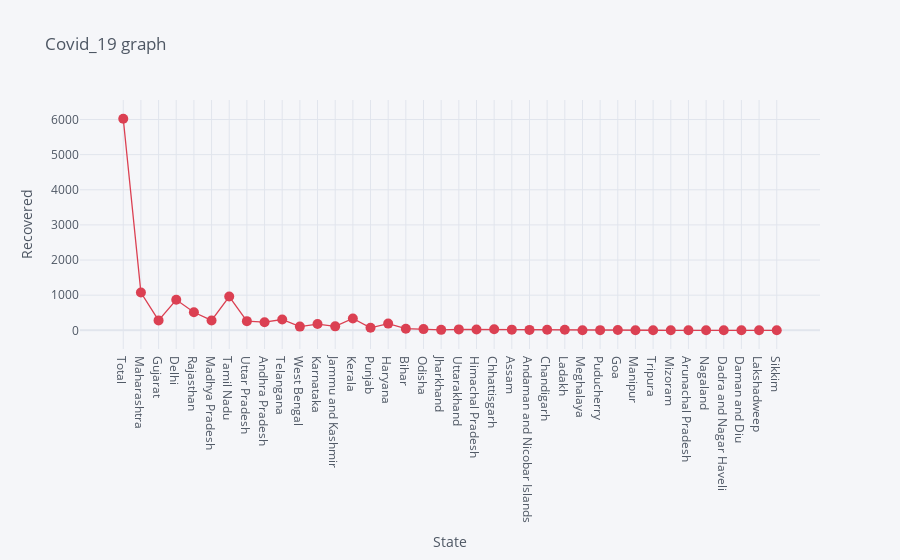

The notebook cell saved with this chart:
### Markdown cell above
# Recovered cases per State

### Code cell
df.iplot(kind= 'scatter', x= 'State', y='Recovered', mode= 'markers+lines', title= 'Covid_19 graph', xTitle= 'State', yTitle= 'Recovered', color= 'red', size= 10)

### Figure 1 — Plotly figure (JSON) as saved in the notebook; plotly's stock layout.template omitted (floating-point values rounded to 4 significant figures)
{"data": [{"line": {"color": "rgba(219, 64, 82, 1.0)", "dash": "solid", "shape": "linear", "width": 1.3}, "marker": {"size": 10, "symbol": "circle"}, "mode": "markers+lines", "name": "Recovered", "text": "", "type": "scatter", "x": ["Total", "Maharashtra", "Gujarat", "Delhi", "Rajasthan", "Madhya Pradesh", "Tamil Nadu", "Uttar Pradesh", "Andhra Pradesh", "Telangana", "West Bengal", "Karnataka", "Jammu and Kashmir", "Kerala", "Punjab", "Haryana", "Bihar", "Odisha", "Jharkhand", "Uttarakhand", "Himachal Pradesh", "Chhattisgarh", "Assam", "Andaman and Nicobar Islands", "Chandigarh", "Ladakh", "Meghalaya", "Puducherry", "Goa", "Manipur", "Tripura", "Mizoram", "Arunachal Pradesh", "Nagaland", "Dadra and Nagar Haveli", "Daman and Diu", "Lakshadweep", "Sikkim"], "y": [6024, 1076, 282, 869, 513, 281, 960, 261, 231, 307, 105, 177, 112, 338, 72, 191, 45, 34, 13, 26, 22, 32, 19, 11, 15, 16, 0, 4, 7, 2, 2, 0, 1, 0, 0, 0, 0, 0]}], "layout": {"legend": {"bgcolor": "#F5F6F9", "font": {"color": "#4D5663"}}, "paper_bgcolor": "#F5F6F9", "plot_bgcolor": "#F5F6F9", "title": {"font": {"color": "#4D5663"}, "text": "Covid_19 graph"}, "xaxis": {"gridcolor": "#E1E5ED", "showgrid": true, "tickfont": {"color": "#4D5663"}, "title": {"font": {"color": "#4D5663"}, "text": "State"}, "zerolinecolor": "#E1E5ED"}, "yaxis": {"gridcolor": "#E1E5ED", "showgrid": true, "tickfont": {"color": "#4D5663"}, "title": {"font": {"color": "#4D5663"}, "text": "Recovered"}, "zerolinecolor": "#E1E5ED"}}}
